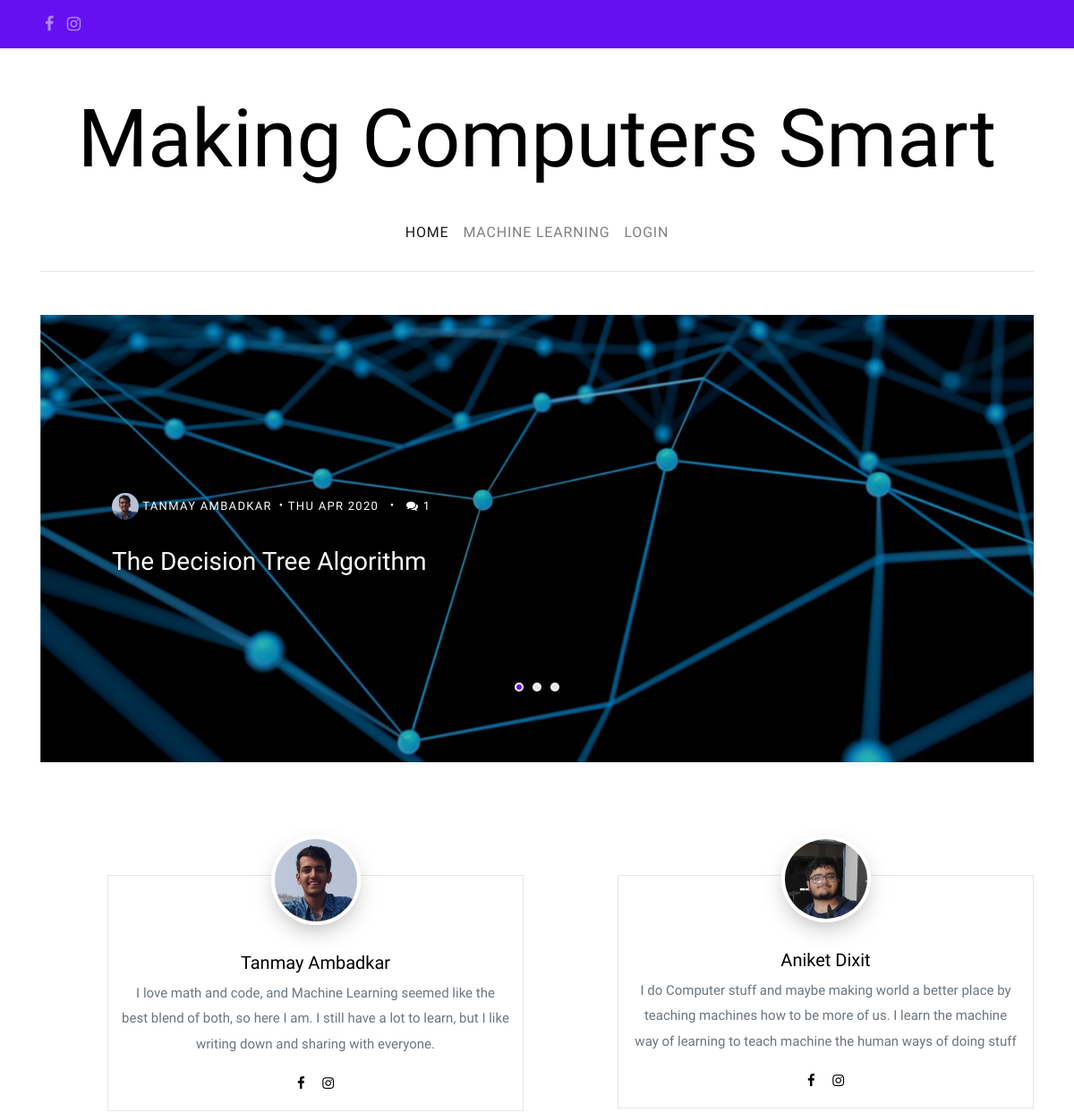
Before: / (upper part) with the older database file.
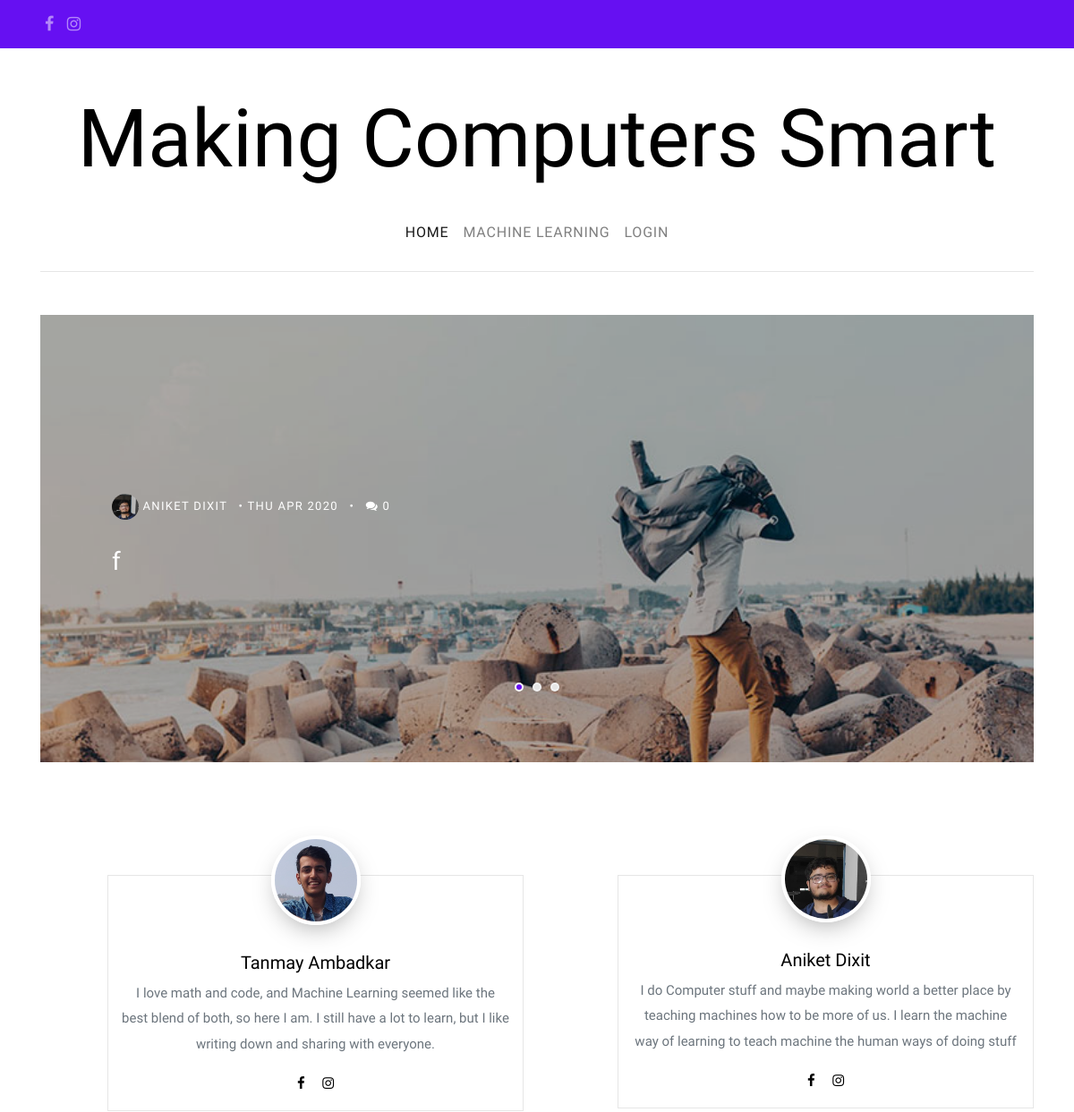
After: the same page with the newer database file.
### blog/models.py (models this page shows, shortened)
class Post(models.Model):
    author = models.ForeignKey('UserProfileInfo', on_delete = models.CASCADE)
    title = models.CharField(max_length = 200)
    cover_img = models.ImageField(upload_to = 'cover_image', blank = True)
    text = models.TextField()
    created_date = models.DateTimeField(default = timezone.now)
    published_date = models.DateTimeField(blank = True, null = True)
    def approve_comments(self):
        return self.comments.filter(approved_comment=True)

class UserProfileInfo(models.Model):
    user = models.OneToOneField(User, on_delete= models.CASCADE)
    profile_img = models.ImageField(upload_to = 'profile_pics', blank = True)
    description = models.TextField(blank = True)
    instagram = models.URLField(blank = True)
    facebook = models.URLField(blank = True)
    github = models.URLField(blank = True)

### blog/views.py (the view)
# urls.py: path('', HomeView.as_view(), name = 'home'),
class HomeView(ListView):
    model = Post
    def get_queryset(self):
        return Post.objects.filter(published_date__lte = timezone.now()).order_by('-published_date')[:3]
    template_name = 'home.html'

### blog/templates/blog/home.html
{% extends "blog/base.html" %}
{%  load static %}
{% block content %}
   <section class="site-section pt-5 pb-5">
      <div class="container">
        <div class="row">
          <div class="col-md-12">
            <div class="owl-carousel owl-theme home-slider">
              {% for post in post_list %}
                <div>
                  <a href="{% url 'post_detail' pk=post.pk %}" class="a-block d-flex align-items-center height-lg" style="background-image: url(/media/{{post.cover_img}}); ">
                    <div class="text half-to-full">
                      <div class="post-meta">
                        <span class="author mr-2"><img src="/media/{{post.author.profile_img}}" alt="Colorlib"> {{post.author.user.first_name}} {{post.author.user.last_name}}</span>&bullet;
                        <span class="mr-2">{{ post.published_date|date:"D M Y"}} </span> &bullet;
                        <span class="ml-2"><span class="fa fa-comments"></span>  {{post.approve_comments.count}}</span>
                      </div>
                      <h3> {{post.title}}</h3>
                    </div>
                  </a>
                </div>
              {% endfor %}
           </div>
         </div>
       </div>
     </div>
   </section>
  <section class="site-section pt-5 pb-5">
    <div class="container">
      <div class="row blog-entries">
        <div class="col-md-12 col-lg-6 sidebar">
          <div class="sidebar-box">
            <div class="bio text-center">
              <img src="{% static "images/tanmay.jpg" %}" alt="Image Placeholder" class="img-fluid">
              <div class="bio-body">
                <h2>Tanmay Ambadkar</h2>
                <p>I love math and code, and Machine Learning seemed like the best blend of both, so here I am. I still have a lot to learn, but I like writing down and sharing with everyone.</p>
                <p class="social">
                  <a href="https://www.facebook.com/tambadkar3" target="_blank" class="p-2"><span class="fa fa-facebook"></span></a>
                  <a href="https://www.instagram.com/tanmay_ambadkar/" target="_blank" class="p-2"><span class="fa fa-instagram"></span></a>
                </p>
              </div>
            </div>
          </div>
        </div>
        <div class="col-md-12 col-lg-6 sidebar">
          <div class="sidebar-box">
            <div class="bio text-center">
              <img src="{% static "images/aniket.jpg" %}" alt="Image Placeholder" class="img-fluid">
              <div class="bio-body">
                <h2>Aniket Dixit</h2>
                <p>I do Computer stuff and maybe making world a better place by teaching machines how to be more of us. I learn the machine way of learning to teach machine the human ways of doing stuff</p>
                <p class="social">
                  <a href="https://www.facebook.com/aniket.dixit.5494" class="p-2" target="_blank"><span class="fa fa-facebook" ></span></a>
                  <a href="https://www.instagram.com/aniket.dixit.5494/" class="p-2" target="_blank"><span class="fa fa-instagram"target="_blank"></span></a>
                </p>
              </div>
            </div>
          </div>
        </div>
      </div>
    </div>
  </section>
{% endblock%}

### blog/templates/blog/base.html (shortened to what this page needs)
<!DOCTYPE html>
{%  load static %}
<html lang="en" dir="ltr">
    <head>
        <link rel="stylesheet" href="{% static 'css/bootstrap.css' %}">
        <link rel="stylesheet" href="{% static 'css/animate.css' %}">
        <link rel="stylesheet" href="{% static 'css/owl.carousel.min.css' %}">
        <link rel="stylesheet" href="{% static 'fonts/ionicons/css/ionicons.min.css' %}">
        <link rel="stylesheet" href="{% static 'fonts/fontawesome/css/font-awesome.min.css' %}">
        <link rel="stylesheet" href="{% static 'fonts/flaticon/font/flaticon.css' %}">
        <link rel="stylesheet" href="{% static 'css/style.css' %}">
        <link rel="stylesheet" href="//cdn.jsdelivr.net/npm/medium-editor@latest/dist/css/medium-editor.min.css" type="text/css" media="screen" charset="utf-8">
        <link rel="stylesheet" href="{% static 'css/blog.css' %}">
    </head>
    <body>
        <div class="wrap">
            <header role="banner">
            <div class="top-bar">
              <div class="container">
                <div class="row">
                  <div class="col-8 social">
                      <a href="https://www.facebook.com/makingcomputerssmart/" target="_blank"><span class="fa fa-facebook"></span></a>
                      <a href="http://instagram.com/making_computers_smart" target="_blank"><span class="fa fa-instagram"></span></a>
                  </div>
                  <div class="col-4 search-top">
                  </div>
                </div>
              </div>
            </div>
            <div class="container logo-wrap">
              <div class="row pt-5">
                <div class="col-12 text-center">
                  <h1 class="site-logo"><a href="index.html">Making Computers </sbr> Smart</a></h1>
                </div>
              </div>
            </div>
            <nav class="navbar navbar-expand-md  navbar-light bg-light">
              <div class="container">
                <div class="collapse navbar-collapse" id="navbarMenu">
                  <ul class="navbar-nav mx-auto">
                    <li class="nav-item">
                      <a class="nav-link active" href="{% url 'home' %}">Home</a>
                    </li>
                    <li class="nav-item">
                      <a class="nav-link" href="{% url 'post_list' %}">Machine Learning</a>
                    </li>
                    {% if user.is_authenticated %}
                    <li>
                        <a href="{% url 'post_new' %}" class = 'nav-link'>New</a>
                    </li>
                    <li>
                        <a href="{% url 'post_draft_list' %}" class = 'nav-link'>Drafts</a>
                    </li>
                    <li>
                        <a href="{% url 'logout' %}" class = 'nav-link'>Logout</a>
                    </li>
                    {% else %}
                            <a href="{% url 'login' %}" class = 'nav-link'>
                                Login
                            </a>
                    {% endif %}
                  </ul>
                </div>
              </div>
            </nav>
          </header>
              {% block content %}
              {% endblock  %}
         </div>
    </body>
</html>

### blog/static/css/style.css (style rules this page uses)
body { background: #ccc url("../images/photography.png") repeat; font-family: "Inconsolata", SFMono-Regular, Menlo, Monaco, Consolas, "Liberation Mono", "Courier New", monospace; font-weight: 300; font-size: 18px; line-height: 1.9; color: #6c757d; }
a { -webkit-transition: .3s all ease; -o-transition: .3s all ease; transition: .3s all ease; text-decoration: none; }
h1, h2, h3, h4, h5 { color: #000; font-family: "Josefin Sans", -apple-system, BlinkMacSystemFont, "Segoe UI", Roboto, "Helvetica Neue", Arial, sans-serif, "Apple Color Emoji", "Segoe UI Emoji", "Segoe UI Symbol", "Noto Color Emoji"; }
.wrap { max-width: 1250px; margin: 0 auto; background: #fff; -webkit-box-shadow: 0 0 40px 0 rgba(0, 0, 0, 0.1); box-shadow: 0 0 40px 0 rgba(0, 0, 0, 0.1); }
header { position: relative; top: 0; left: 0; width: 100%; z-index: 5; font-weight: 400; background: #fff !important; }
header .navbar-collapse { position: relative; }
header .navbar { padding-top: 0; padding-bottom: 0; background: transparent !important; }
header .navbar .nav-link { padding: 1.7rem 1rem; font-size: 16px; outline: none !important; text-transform: uppercase; letter-spacing: .05em; }
.site-logo a { color: #000; font-size: 90px; }
.top-bar { background: #6610f2; padding: 10px 0; }
.top-bar .social a, .top-bar .search-icon a { color: #fff; opacity: .5; padding: 5px; }
.top-bar .social { text-align: left; }
.navbar .container > div { border-bottom: 1px solid #e6e6e6; }
.a-block { display: block; background-size: cover; background-position: center center; padding: 30px 80px; position: relative; margin-bottom: 30px; height: 300px; }
.a-block.height-lg { height: 500px; }
.a-block:before { background: #000; position: absolute; content: ""; z-index: 1; opacity: .3; -webkit-transition: .3s all ease; -o-transition: .3s all ease; transition: .3s all ease; top: 0; left: 0; right: 0; bottom: 0; }
.a-block .text { position: relative; z-index: 2; max-width: 100%; }
.a-block .text.half-to-full { max-width: 50%; }
.a-block .text .post-meta { color: #fff; text-transform: uppercase; letter-spacing: .1em; font-size: 13px; margin-bottom: 30px; }
.a-block .text .post-meta .author img { width: 30px; border-radius: 50%; display: inline-block; }
.a-block .text h3 { color: #fff; border: 1px solidi red; }
.bio { padding: 15px; background: #fff; border: 1px solid #e6e6e6; font-weight: 400; }
.bio img { border: 4px solid #fff; -webkit-box-shadow: 0 10px 30px -10px rgba(0, 0, 0, 0.4); box-shadow: 0 10px 30px -10px rgba(0, 0, 0, 0.4); max-width: 100px; margin-top: -4em; border-radius: 50%; position: relative; margin-bottom: 30px; }
.bio h2 { font-size: 20px; }
.bio .bio-body .social a { color: #000; }
.site-section { padding: 7em 0; }
.owl-carousel.home-slider { z-index: 1; position: relative; }
.sidebar { padding-left: 5em; }
.sidebar-box { margin-bottom: 4em; font-size: 15px; width: 100%; float: left; background: #fff; }
.sidebar-box *:last-child { margin-bottom: 0; }

Changed rows visible on the page:
no longer on this page (row unchanged): Post: cover_img (picture), author.profile_img (picture), author.user.first_name "TANMAY", author.user.last_name "AMBADKAR", published_date "THU APR 2020", approve_comments.count "1", title "The Decision Tree Algorithm"
now on this page (row edited): Post: cover_img (picture), author.profile_img (picture), author.user.first_name "ANIKET DIXIT", published_date "THU APR 2020", approve_comments.count "0", title "f"
